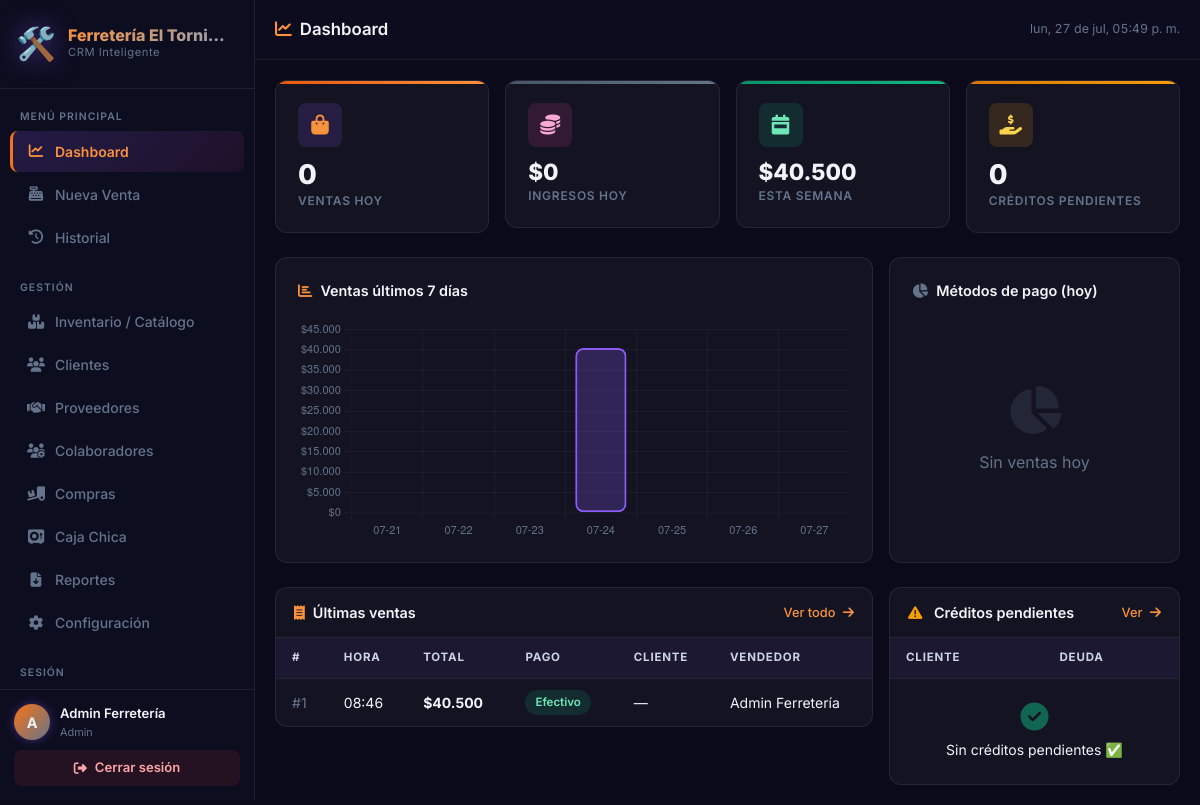
The page /dashboard (signed in) on the database as committed earlier.
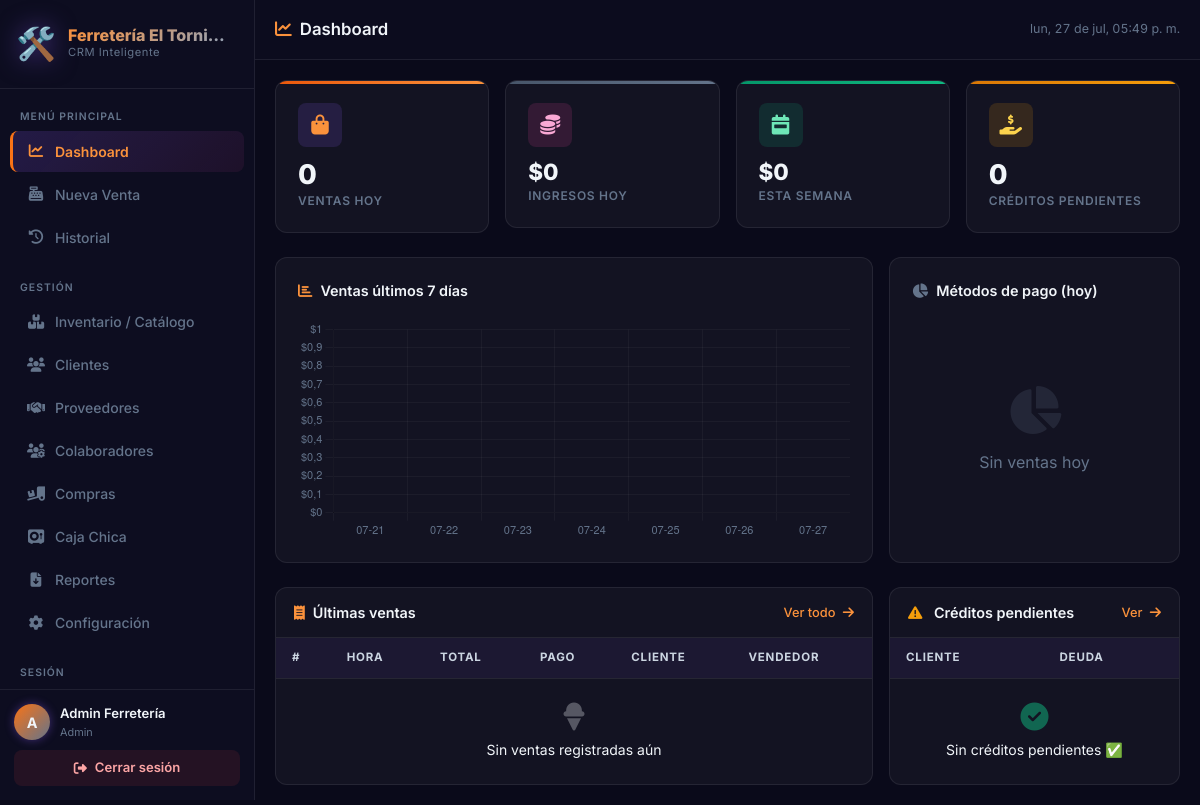
The same page on the database as committed later.
### tables this page shows
CREATE TABLE usuarios (
                            id INTEGER PRIMARY KEY AUTOINCREMENT,
                            comercio_id INTEGER NOT NULL,
                            nombre TEXT NOT NULL,
                            email TEXT UNIQUE NOT NULL,
                            password_hash TEXT NOT NULL,
                            rol TEXT DEFAULT 'vendedor',
                            activo INTEGER DEFAULT 1,
                            fecha_registro TIMESTAMP DEFAULT CURRENT_TIMESTAMP,
                            FOREIGN KEY (comercio_id) REFERENCES comercios(id) ON DELETE CASCADE
                        );

CREATE TABLE ventas (
            id INTEGER PRIMARY KEY AUTOINCREMENT,
            comercio_id INTEGER NOT NULL,
            fecha TIMESTAMP DEFAULT CURRENT_TIMESTAMP,
            total REAL NOT NULL,
            tipo_pago TEXT NOT NULL,
            cliente_id INTEGER,
            usuario_id INTEGER NOT NULL,
            notas TEXT,
            anulada INTEGER DEFAULT 0,
            tipo_pedido TEXT DEFAULT 'Para Llevar' CHECK(tipo_pedido IN ('Mesa', 'Para Llevar', 'Domicilio')),
            mesa_id INTEGER,
            estado_pedido TEXT DEFAULT 'Entregado' CHECK(estado_pedido IN ('Recibido', 'En Cocina', 'Listo', 'Entregado')),
            FOREIGN KEY (comercio_id) REFERENCES comercios(id) ON DELETE CASCADE,
            FOREIGN KEY (cliente_id) REFERENCES clientes(id) ON DELETE SET NULL,
            FOREIGN KEY (usuario_id) REFERENCES "usuarios_old"(id) ON DELETE CASCADE,
            FOREIGN KEY (mesa_id) REFERENCES mesas(id) ON DELETE SET NULL
        );

### routes/dashboard.py (the view)
@dashboard_bp.route('/dashboard')
@login_required
def index():
    if session.get('rol') == 'superadmin':
        return redirect(url_for('superadmin.index'))
    db = get_db()
    hoy = datetime.now().strftime('%Y-%m-%d')
    hace_7 = (datetime.now() - timedelta(days=6)).strftime('%Y-%m-%d')
    comercio_id = session['comercio_id']
    ventas_hoy = db.execute('''
        SELECT COUNT(*) as count, COALESCE(SUM(total), 0) as total
        FROM ventas WHERE DATE(fecha) = ? AND anulada = 0 AND comercio_id = ?
    ''', (hoy, comercio_id)).fetchone()
    ventas_semana = db.execute('''
        SELECT COALESCE(SUM(total), 0) as total
        FROM ventas WHERE DATE(fecha) >= ? AND anulada = 0 AND comercio_id = ?
    ''', (hace_7, comercio_id)).fetchone()
    creditos = db.execute('''
        SELECT COUNT(*) as count, COALESCE(SUM(saldo_credito), 0) as total
        FROM clientes WHERE saldo_credito > 0 AND comercio_id = ?
    ''', (comercio_id,)).fetchone()
    ventas_por_dia = db.execute('''
        SELECT DATE(fecha) as dia, COALESCE(SUM(total), 0) as total, COUNT(*) as count
        FROM ventas WHERE DATE(fecha) >= ? AND anulada = 0 AND comercio_id = ?
        GROUP BY DATE(fecha) ORDER BY dia
    ''', (hace_7, comercio_id)).fetchall()
    dias_dict = {row['dia']: row['total'] for row in ventas_por_dia}
    labels_dias = []
    valores_dias = []
    for i in range(7):
        d = (datetime.now() - timedelta(days=6-i)).strftime('%Y-%m-%d')
        labels_dias.append(d[5:])   # MM-DD
        valores_dias.append(dias_dict.get(d, 0))
    pagos_hoy = db.execute('''
        SELECT tipo_pago, COUNT(*) as count, COALESCE(SUM(total), 0) as total
        FROM ventas WHERE DATE(fecha) = ? AND anulada = 0 AND comercio_id = ?
        GROUP BY tipo_pago
    ''', (hoy, comercio_id)).fetchall()
    top_productos = db.execute('''
        SELECT p.nombre, p.variante, SUM(dv.cantidad) as cantidad, SUM(dv.subtotal) as total
        FROM detalle_ventas dv
        JOIN productos p ON dv.producto_id = p.id
        JOIN ventas v ON dv.venta_id = v.id
        WHERE DATE(v.fecha) = ? AND v.anulada = 0 AND v.comercio_id = ?
        GROUP BY p.id ORDER BY cantidad DESC LIMIT 5
    ''', (hoy, comercio_id)).fetchall()
    ultimas_ventas = db.execute('''
        SELECT v.*, u.nombre as vendedor,
               COALESCE(c.nombre, '') as cliente_nombre
        FROM ventas v
        JOIN usuarios u ON v.usuario_id = u.id
        LEFT JOIN clientes c ON v.cliente_id = c.id
        WHERE v.anulada = 0 AND v.comercio_id = ?
        ORDER BY v.fecha DESC LIMIT 8
    ''', (comercio_id,)).fetchall()
    clientes_credito = db.execute('''
        SELECT * FROM clientes WHERE saldo_credito > 0 AND comercio_id = ?
        ORDER BY saldo_credito DESC LIMIT 5
    ''', (comercio_id,)).fetchall()
    bajo_stock = db.execute('''
        SELECT * FROM productos
        WHERE activo = 1 AND stock IS NOT NULL AND stock_minimo IS NOT NULL
          AND stock <= stock_minimo AND comercio_id = ?
        ORDER BY stock ASC LIMIT 5
    ''', (comercio_id,)).fetchall()
    return render_template('dashboard.html',
        ventas_hoy=ventas_hoy,
        ventas_semana=ventas_semana,
        creditos=creditos,
        labels_dias=labels_dias,
        valores_dias=valores_dias,
        pagos_hoy=[dict(p) for p in pagos_hoy],
        top_productos=top_productos,
        ultimas_ventas=ultimas_ventas,
        clientes_credito=clientes_credito,
        bajo_stock=bajo_stock,
    )

### database.py (called while the page is built)
def get_db():
    if 'db' not in g:
        g.db = sqlite3.connect(current_app.config['DATABASE'])
        g.db.row_factory = sqlite3.Row
    return g.db

### utils.py (called while the page is built)
def login_required(f):
    @wraps(f)
    def decorated(*args, **kwargs):
        if 'user_id' not in session:
            return redirect(url_for('auth.login'))
        return f(*args, **kwargs)
    return decorated

### templates/dashboard.html (shortened to what the changed rows need)
{% extends "base.html" %}
{% block content %}
<div class="row g-3 mb-4">
    <div class="col-6 col-xl-3">
        <div class="stat-card green">
            <div class="stat-icon green"><i class="fas fa-calendar-week"></i></div>
            <div class="stat-value" style="font-size:1.4rem">{{ ventas_semana.total | formatear_moneda }}</div>
            <div class="stat-label">Esta semana</div>
        </div>
    </div>
</div>
<div class="row g-3 mb-4">
    <div class="col-lg-8">
        <div class="chart-card">
            <div class="chart-card-title">
                <i class="fas fa-chart-bar" style="color:var(--primary-light)"></i>
                Ventas últimos 7 días
            </div>
            <canvas id="salesChart" height="120"></canvas>
        </div>
    </div>
</div>
<div class="row g-3">
    <div class="col-lg-8">
        <div class="table-card">
            <div class="table-responsive">
                <table class="table mb-0">
                    <thead>
                        <tr>
                            <th>#</th>
                            <th>Hora</th>
                            <th>Total</th>
                            <th>Pago</th>
                            <th>Cliente</th>
                            <th>Vendedor</th>
                        </tr>
                    </thead>
                    <tbody>
                        {% for v in ultimas_ventas %}
                        <tr>
                            <td><span class="text-muted-custom">#{{ v.id }}</span></td>
                            <td>{{ v.fecha[11:16] if v.fecha else '—' }}</td>
                            <td><strong>{{ v.total | formatear_moneda }}</strong></td>
                            <td>
                                <span class="badge-payment badge-{{ v.tipo_pago.lower().replace('é','e') }}">
                                    {{ v.tipo_pago }}
                                </span>
                            </td>
                            <td>{{ v.cliente_nombre or '—' }}</td>
                            <td>{{ v.vendedor }}</td>
                        </tr>
                        {% else %}
                        <tr>
                            <td colspan="6" class="text-center py-4" style="color:var(--text-muted)">
                                <i class="fas fa-ice-cream fa-2x mb-2 d-block" style="opacity:0.3"></i>
                                Sin ventas registradas aún
                            </td>
                        </tr>
                        {% endfor %}
                    </tbody>
                </table>
            </div>
        </div>
    </div>
    <div class="col-lg-4">
        <div class="table-card">
            <div class="table-responsive">
                <table class="table mb-0">
                    <thead>
                        <tr>
                            <th>Cliente</th>
                            <th>Deuda</th>
                        </tr>
                    </thead>
                </table>
            </div>
        </div>
    </div>
</div>
{% endblock %}

### templates/base.html (shortened to what the changed rows need)
<!DOCTYPE html>
<html lang="es">
<head>
    <link href="https://cdn.jsdelivr.net/npm/bootstrap@5.3.2/dist/css/bootstrap.min.css" rel="stylesheet">
    <link rel="stylesheet" href="https://cdnjs.cloudflare.com/ajax/libs/font-awesome/6.5.1/css/all.min.css">
    <link rel="stylesheet" href="{{ url_for('static', filename='css/style.css') }}">
</head>
<body class="theme-{{ session.get('comercio_tipo', 'general') }}">
<div class="sidebar" id="sidebar">
    <div class="sidebar-footer">
        <div class="user-info-row">
            <div class="user-info-text">
                <div class="user-name">{{ session.get('nombre', '') }}</div>
                <div class="user-role">{{ session.get('rol', '') | capitalize }}</div>
            </div>
        </div>
    </div>
</div>
<div class="main-content" id="mainContent">
    <main class="page-content">
        {% block content %}{% endblock %}
    </main>
</div>
</body>
</html>

Rows that differ between the two databases and show on the page:
no longer on this page (row edited): usuarios: get "Admin Ferretería", get "Admin"
removed ventas: id "1", fecha "08:46", total "$40.500", tipo_pago "Efectivo", cliente_nombre "—", vendedor "Admin Ferretería"
Other text that changed with them:
{{ session.get('nombre', '') }}: (not shown) → "Admin Ferretería"
{{ session.get('rol', '') | capitalize }}: (not shown) → "Admin"
{{ ventas_semana.total | formatear_moneda }}: "$40.500" → "$0"
chart data {{ valores_dias | tojson }}: [0, 0, 0, 40500.0, 0, 0, 0] → [0, 0, 0, 0, 0, 0, 0]
text now shown: "Sin ventas registradas aún"
